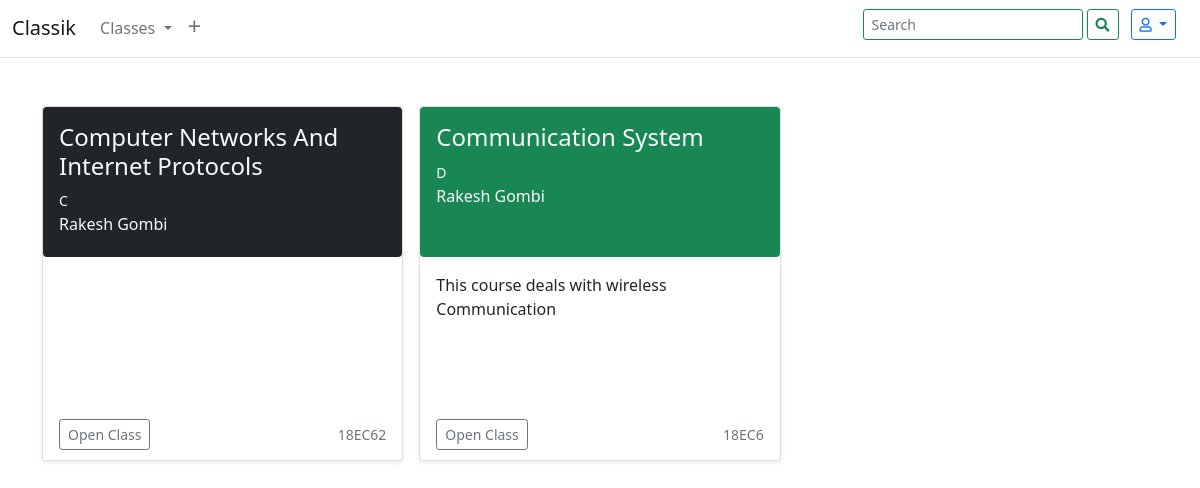
Before: /search/ (signed in) with the older database file.
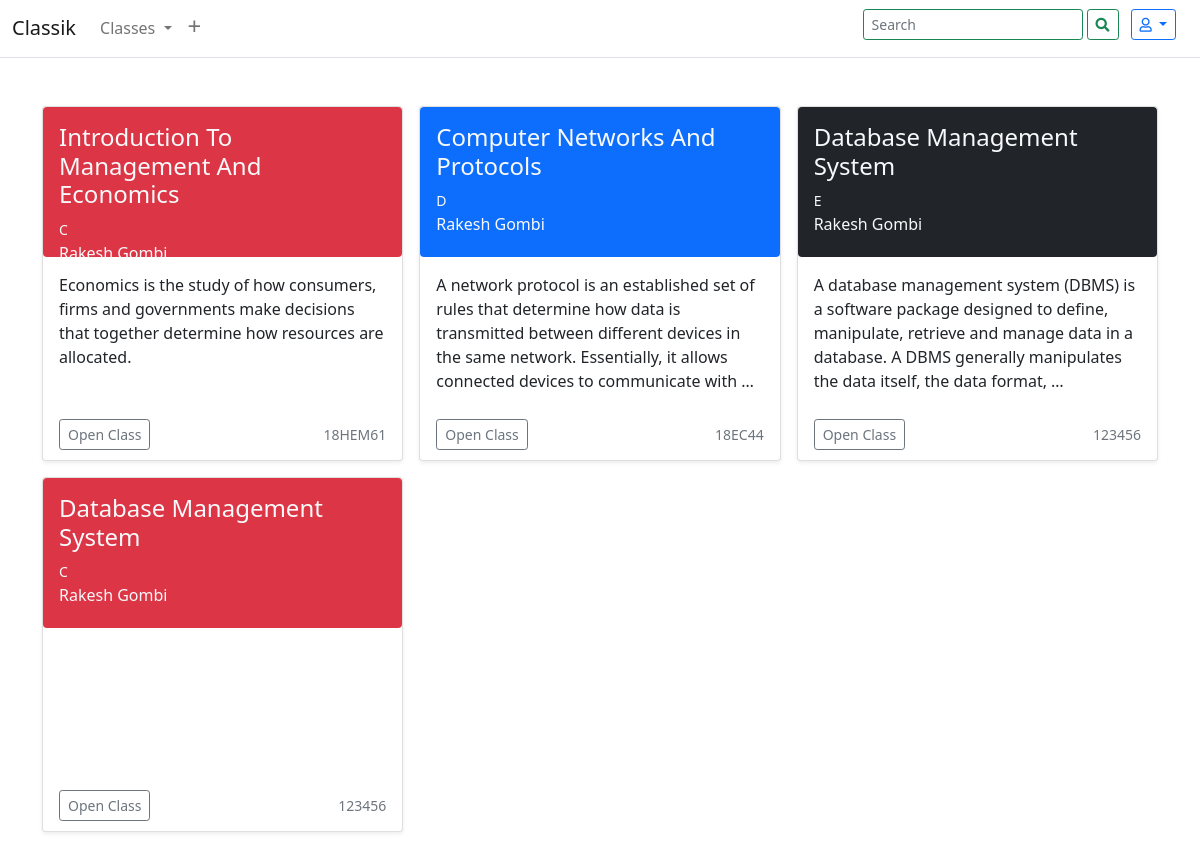
After: the same page with the newer database file.
### home/models.py (models this page shows)
class Course(models.Model):
    sno = models.AutoField(primary_key=True)
    courseCode = models.CharField(max_length=10)
    courseName = models.CharField(
        max_length=300, blank=True, null=True, default="")
    courseSection = models.CharField(
        max_length=300, blank=True, null=True, default="")
    courseDesc = models.TextField(blank=True, null=True, default="")
    courseRefNo = models.CharField(max_length=6)
    courseCreator = models.ForeignKey(
        User, on_delete=models.CASCADE, related_name="Creator")
    courseStudent = models.ManyToManyField(
        User, blank=True, related_name="Disciples")
    theme = models.CharField(default="", max_length=10)
    def __str__(self):
        return self.courseName

### home/views.py (the view)
# urls.py: path('search/', views.search, name="Search"),
def search(request):
    query = request.GET.get("query", "")
    courseName = Course.objects.filter(
        courseName__icontains=query, courseStudent=request.user)
    courseCode = Course.objects.filter(
        courseCode__icontains=query, courseStudent=request.user)
    courseDesc = Course.objects.filter(
        courseDesc__icontains=query, courseStudent=request.user)
    coursesection = Course.objects.filter(
        courseSection__icontains=query, courseStudent=request.user)
    courses = courseName.union(courseCode, courseDesc, coursesection)
    print(courses)
    return render(request, "search.html", {"courses": courses, 'query': query})

### templates/search.html (shortened to what this page needs)
{% extends 'base.html' %}
{% block body %}
<div class="album py-5">
  <div class="container">
    <div class="row row-cols-1 row-cols-sm-2 row-cols-md-3 g-3">
      {% if courses.count < 1 %}
      <div class="mx-auto card p-2 col">
      <p> Your search - <b>{{query}}</b> - did not match any documents.</p>
        <p>Suggestions:</p>
        <ul>
          <li> Make sure that all words are spelled correctly.</li>
          <li> Try different keywords.</li>
          <li> Try more general keywords. </li>
        </ul>
      </div>
        {% else %}
        {% for course in courses %}
        <div class="col rounded">
          <div class="card shadow-sm rounded" style="height:355px">
            <a href="/classroom/{{course.sno}}" class="text-decoration-none hover-effect">
              <div class="col bg-{{course.theme}} text-light p-3  rounded" style="height:150px">
                <h4 class="card-text" data-bs-toggle="tooltip" data-bs-placement="bottom"
                  title="Course Name: {{course.courseName|title}}">{{course.courseName|title|truncatechars:"50"}}</h4>
                <p class="card-text my-0"><small>{{course.courseSection|upper}}</small></p>
                <p class="card-text ">{{course.courseCreator.get_full_name|title}}</p>
              </div>
            </a>
            <div class="card-body">
              <p class="card-text" style="height:130px">{{course.courseDesc|truncatewords:30}}</p>
              <div class="d-flex justify-content-between align-items-center">
                <div class="btn-group">
                  <a href="/classroom/{{course.sno}}" class="btn btn-sm btn-outline-secondary">Open Class</a>
                </div>
                <small class="text-muted">{{course.courseCode|upper}}</small>
              </div>
            </div>
          </div>
        </div>
        {% endfor %}
        {% endif %}
    </div>
  </div>
</div>
{% endblock body %}

Changed rows visible on the page:
removed Course: courseName "Computer Networks And Internet Protocols", courseSection "C", courseCreator.get_full_name "Rakesh Gombi", courseCode "18EC62", theme "dark" (drawn)
removed Course: courseName "Communication System", courseSection "D", courseCreator.get_full_name "Rakesh Gombi", courseDesc "This course deals with wireless Communication", courseCode "18EC6", theme "success" (drawn)
added Course: courseName "Introduction To Management And Economics", courseSection "C", courseCreator.get_full_name "Rakesh Gombi", courseDesc "Economics is the study of how consumers, firms and governments make decisions that together determine how resources are allocated.", courseCode "18HEM61", theme "danger" (drawn)
added Course: courseName "Computer Networks And Protocols", courseSection "D", courseCreator.get_full_name "Rakesh Gombi", courseDesc "A network protocol is an established set of rules that determine how data is transmitted between different devices in the same network. Essentially, it allows connected devices to communicate with …", courseCode "18EC44", theme "primary" (drawn)
added Course: courseName "Database Management System", courseSection "E", courseCreator.get_full_name "Rakesh Gombi", courseDesc "A database management system (DBMS) is a software package designed to define, manipulate, retrieve and manage data in a database. A DBMS generally manipulates the data itself, the data format, …", courseCode "123456", theme "dark" (drawn)
added Course: courseName "Database Management System", courseSection "C", courseCreator.get_full_name "Rakesh Gombi", courseCode "123456", theme "danger" (drawn)
